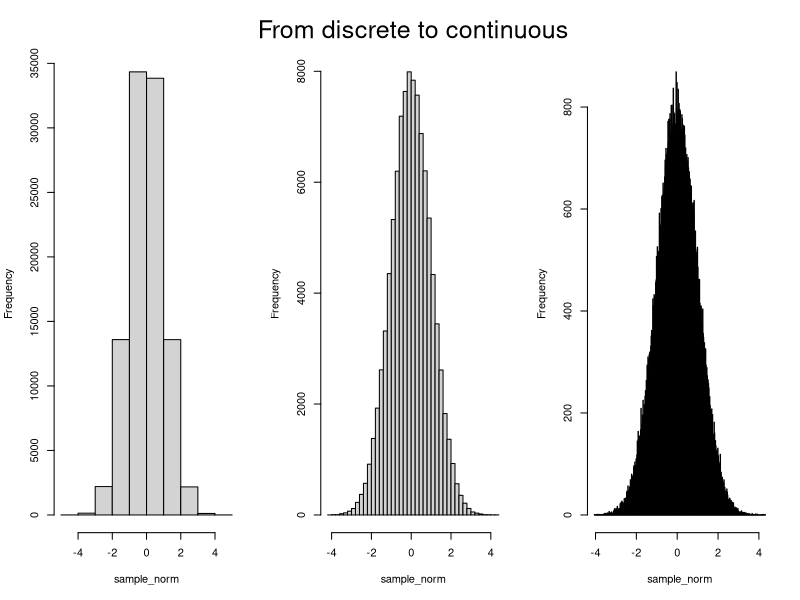

Source code (R):
par(mfrow=c(1,3))
sample_norm = rnorm(100000)
hist(sample_norm, breaks=10, main="")
hist(sample_norm, breaks=50, main="")
mtext("From discrete to continuous",side=3,col="black", line=1, cex=1.5)
hist(sample_norm, breaks=500, main="")

